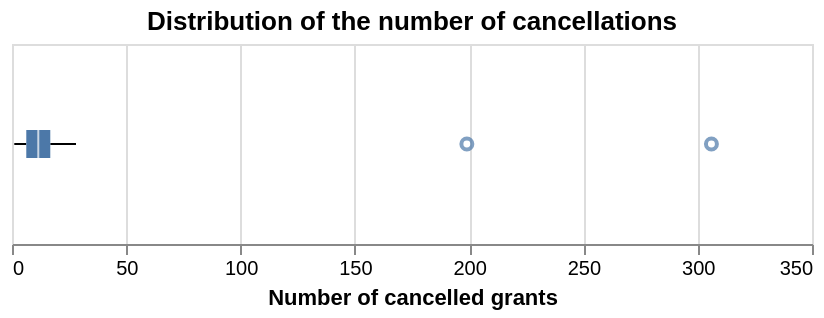

Notebook code for this chart:
### Code cell
# Q2 box-plot (discarded)

import altair as alt
import pandas as pd

# Solves the problem of having non-uniform increments between bars,
  # and makes it more difficult to miss the outliers
box_q2 = alt.Chart(data_grants22).mark_boxplot(
    outliers=True  # ensures outliers appear as individual dots
).encode(
    x=alt.Y('number_cancellations:Q', title='Number of cancelled grants'),
    tooltip=[
        alt.Tooltip('number_cancellations:Q', title='Cancelled grants')
    ]
).properties(
    title='Distribution of the number of cancellations',
    width=400,
    height=100
)

box_q2

### Figure 1 — Vega-Lite specification as saved in the notebook (floating-point values rounded to 4 significant figures)
{"config": {"view": {"continuousWidth": 300, "continuousHeight": 300}}, "data": {"name": "data-534b78a2416a93333dbe2421cd4613f5"}, "mark": {"type": "boxplot", "outliers": true}, "encoding": {"tooltip": [{"field": "number_cancellations", "title": "Cancelled grants", "type": "quantitative"}], "x": {"field": "number_cancellations", "title": "Number of cancelled grants", "type": "quantitative"}}, "height": 100, "title": "Distribution of the number of cancellations", "width": 400, "$schema": "https://vega.github.io/schema/vega-lite/v5.20.1.json", "datasets": {"data-534b78a2416a93333dbe2421cd4613f5": [{"number_cancellations": 1, "number_orgs": 279}, {"number_cancellations": 2, "number_orgs": 68}, {"number_cancellations": 3, "number_orgs": 35}, {"number_cancellations": 4, "number_orgs": 24}, {"number_cancellations": 5, "number_orgs": 24}, {"number_cancellations": 6, "number_orgs": 21}, {"number_cancellations": 7, "number_orgs": 8}, {"number_cancellations": 8, "number_orgs": 10}, {"number_cancellations": 9, "number_orgs": 8}, {"number_cancellations": 10, "number_orgs": 6}, {"number_cancellations": 11, "number_orgs": 4}, {"number_cancellations": 12, "number_orgs": 3}, {"number_cancellations": 13, "number_orgs": 4}, {"number_cancellations": 14, "number_orgs": 1}, {"number_cancellations": 15, "number_orgs": 3}, {"number_cancellations": 16, "number_orgs": 3}, {"number_cancellations": 17, "number_orgs": 1}, {"number_cancellations": 24, "number_orgs": 1}, {"number_cancellations": 27, "number_orgs": 1}, {"number_cancellations": 28, "number_orgs": 1}, {"number_cancellations": 199, "number_orgs": 1}, {"number_cancellations": 306, "number_orgs": 1}]}}
